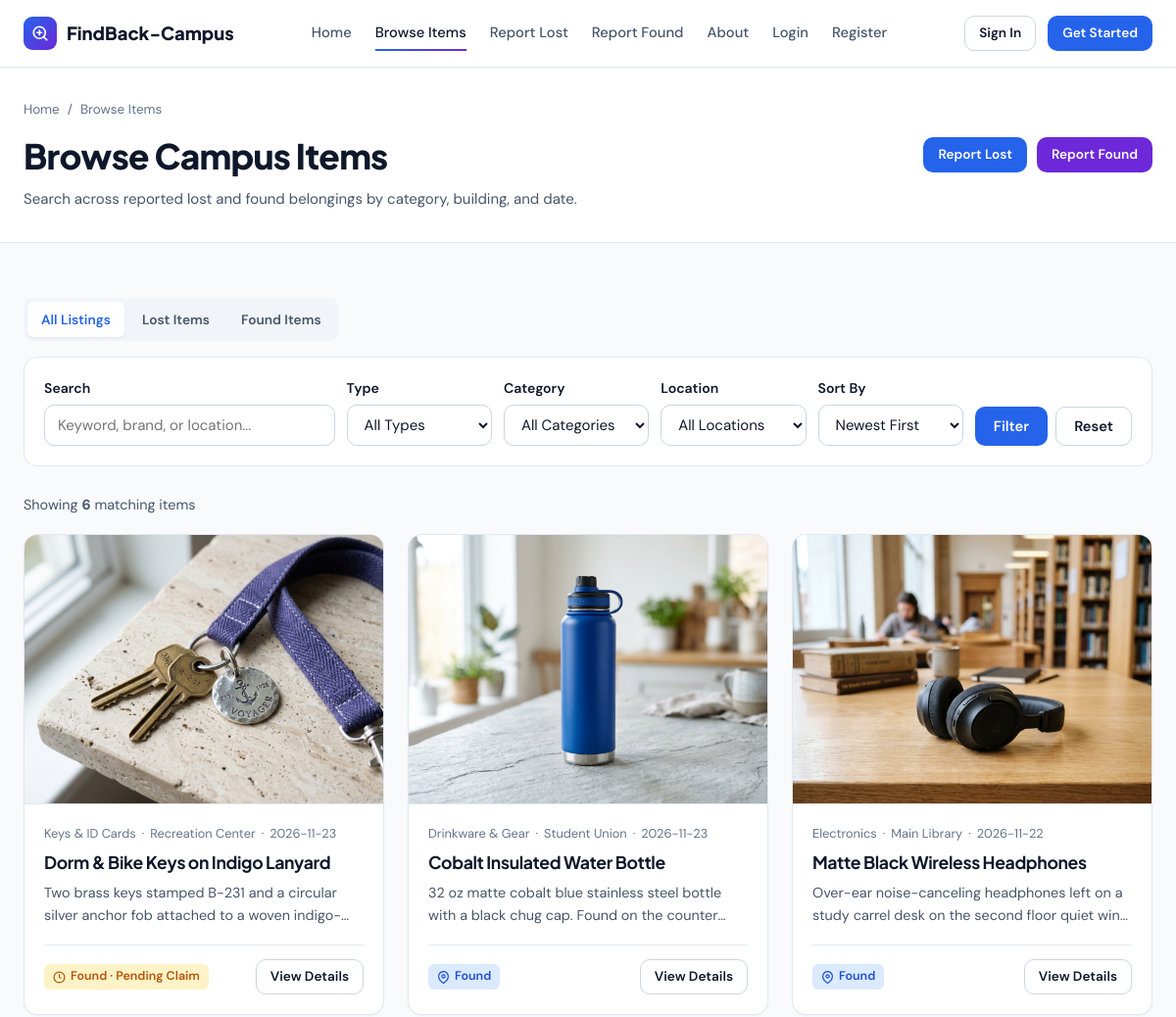
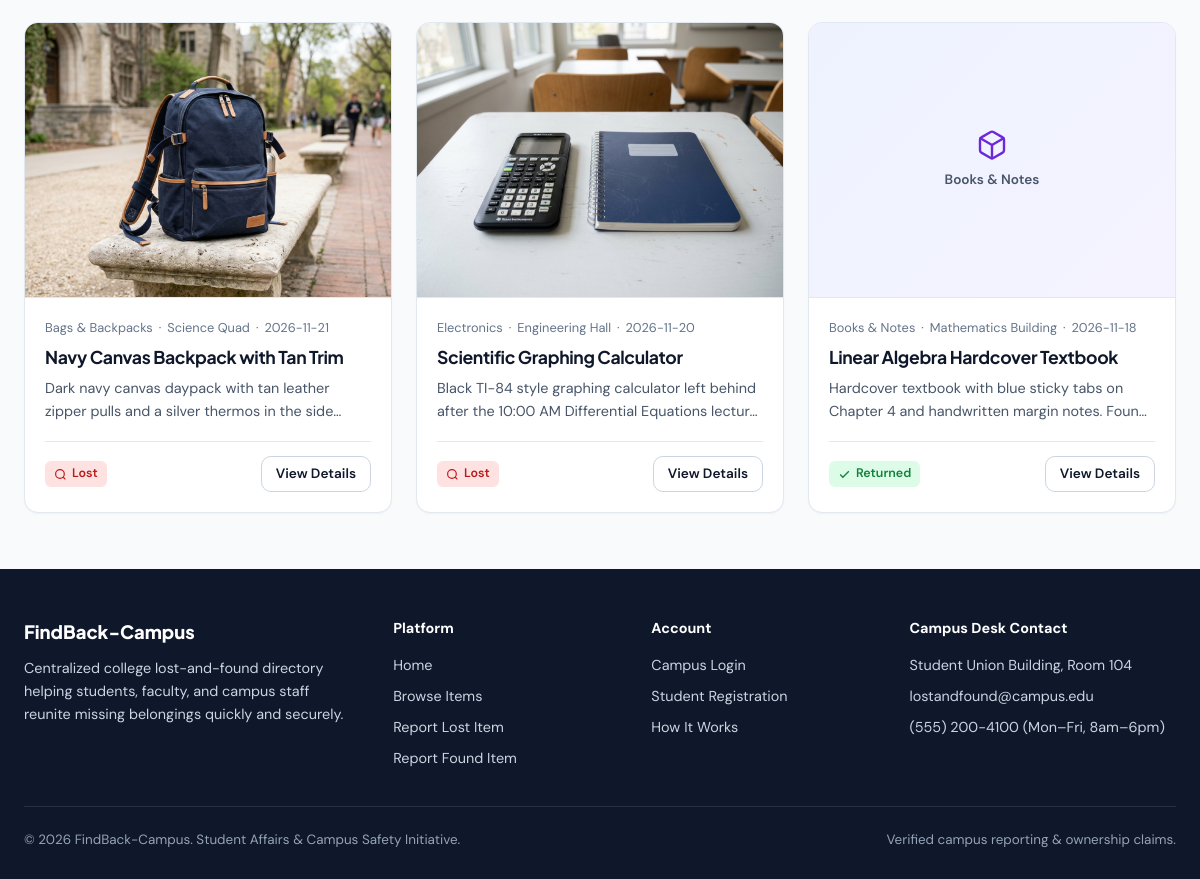
Screenshot of /browse with the database file from the repository (2 pictures, top to bottom).
### tables this page shows
CREATE TABLE Items (
            id INTEGER PRIMARY KEY AUTOINCREMENT,
            user_id INTEGER NOT NULL,
            item_name TEXT NOT NULL,
            category TEXT NOT NULL,
            description TEXT NOT NULL,
            location TEXT NOT NULL,
            item_date TEXT NOT NULL,
            contact_info TEXT NOT NULL DEFAULT '',
            image TEXT DEFAULT '',
            item_type TEXT NOT NULL CHECK(item_type IN ('Lost', 'Found')),
            status TEXT NOT NULL DEFAULT 'Active',
            created_at TEXT NOT NULL DEFAULT (datetime('now')),
            FOREIGN KEY (user_id) REFERENCES Users(id) ON DELETE CASCADE
        );

### app.py (the view)
@app.route("/browse")
def browse():
    db = get_db()
    q = request.args.get("q", "").strip()
    category = request.args.get("category", "All").strip()
    item_type = request.args.get("type", "All").strip()
    location = request.args.get("location", "All").strip()
    sort = request.args.get("sort", "newest").strip()
    query = """
        SELECT Items.*, Users.full_name AS reporter_name, Users.department AS reporter_department
        FROM Items
        JOIN Users ON Items.user_id = Users.id
        WHERE 1=1
    """
    params = []
    if q:
        like_q = f"%{q}%"
        query += " AND (Items.item_name LIKE ? OR Items.description LIKE ? OR Items.location LIKE ?)"
        params.extend([like_q, like_q, like_q])
    if category and category != "All":
        query += " AND Items.category = ?"
        params.append(category)
    if item_type in ("Lost", "Found"):
        query += " AND Items.item_type = ?"
        params.append(item_type)
    if location and location != "All":
        query += " AND Items.location = ?"
        params.append(location)
    if sort == "oldest":
        query += " ORDER BY Items.created_at ASC, Items.id ASC"
    else:
        sort = "newest"
        query += " ORDER BY Items.created_at DESC, Items.id DESC"
    items = db.execute(query, params).fetchall()
    db_locations = [
        row["location"]
        for row in db.execute("SELECT DISTINCT location FROM Items ORDER BY location ASC").fetchall()
    ]
    all_locations = sorted(set(CAMPUS_LOCATIONS) | set(db_locations))
    return render_template(
        "browse.html",
        items=items,
        all_locations=all_locations,
        filters={
            "q": q,
            "category": category,
            "type": item_type,
            "location": location,
            "sort": sort,
        },
    )

### app.py (called while the page is built, shortened)
def get_db():
    if "db" not in g:
        conn = sqlite3.connect(DB_PATH)
        conn.row_factory = sqlite3.Row
        conn.execute("PRAGMA foreign_keys = ON;")
        g.db = conn
    return g.db

@app.before_request
def csrf_protect():
    if request.method in ("POST", "PUT", "PATCH", "DELETE"):
        session_token = session.get("_csrf_token", "")
        form_token = request.form.get("csrf_token") or request.headers.get("X-CSRF-Token", "")
        if not session_token or not form_token or not hmac.compare_digest(session_token, form_token):
            flash("Your session form token expired. Please try submitting again.", "error")
            return redirect(request.referrer or url_for("index"))

@app.after_request
def adjust_session_cookie(response):
    is_https = (
        request.is_secure
        or request.headers.get("X-Forwarded-Proto", "").lower() == "https"
        or os.environ.get("APP_URL", "").startswith("https://")
    )
    if is_https:
        cookies = response.headers.getlist("Set-Cookie")
        updated = []
        changed = False
        if changed:
            del response.headers["Set-Cookie"]
            for cookie in updated:
                response.headers.add("Set-Cookie", cookie)
    return response

@app.context_processor
def inject_globals():
    user = None
    user_id = session.get("user_id")
    return {
        "current_user": user,
        "csrf_token": get_csrf_token,
        "categories": CATEGORIES,
        "campus_locations": CAMPUS_LOCATIONS,
        "departments": DEPARTMENTS,
        "study_years": STUDY_YEARS,
    }

### templates/browse.html (shortened to what this page needs)
{% extends "base.html" %}
{% block content %}
<section class="page-header">
  <div class="container page-header-inner">
    <div>
      <div class="breadcrumb">
        <a href="{{ url_for('index') }}">Home</a>
        <span aria-hidden="true">/</span>
        <span>Browse Items</span>
      </div>
      <h1 class="page-title">Browse Campus Items</h1>
      <p class="page-subtitle">Search across reported lost and found belongings by category, building, and date.</p>
    </div>
    <div style="display: flex; gap: 10px; flex-wrap: wrap;">
      <a href="{{ url_for('report_lost') }}" class="btn btn-primary btn-sm">Report Lost</a>
      <a href="{{ url_for('report_found') }}" class="btn btn-purple btn-sm">Report Found</a>
    </div>
  </div>
</section>
<section class="section">
  <div class="container">
    <div class="segmented-tabs" role="navigation" aria-label="Filter by report type">
      <a href="{{ url_for('browse', q=filters.q, category=filters.category, type='All', location=filters.location, sort=filters.sort) }}"
         class="segmented-tab {% if filters.type == 'All' %}active{% endif %}">All Listings</a>
      <a href="{{ url_for('browse', q=filters.q, category=filters.category, type='Lost', location=filters.location, sort=filters.sort) }}"
         class="segmented-tab {% if filters.type == 'Lost' %}active{% endif %}">Lost Items</a>
      <a href="{{ url_for('browse', q=filters.q, category=filters.category, type='Found', location=filters.location, sort=filters.sort) }}"
         class="segmented-tab {% if filters.type == 'Found' %}active{% endif %}">Found Items</a>
    </div>
    <form method="GET" action="{{ url_for('browse') }}" class="filter-panel">
      <div class="filter-grid">
        <div class="form-group">
          <label for="q" class="form-label">Search</label>
          <input type="text" id="q" name="q" class="form-control" value="{{ filters.q }}" placeholder="Keyword, brand, or location..." />
        </div>
        <div class="form-group">
          <label for="type" class="form-label">Type</label>
          <select id="type" name="type" class="form-control">
            <option value="All" {% if filters.type == 'All' %}selected{% endif %}>All Types</option>
          </select>
        </div>
        <div class="form-group">
          <label for="category" class="form-label">Category</label>
          <select id="category" name="category" class="form-control">
            <option value="All" {% if filters.category == 'All' %}selected{% endif %}>All Categories</option>
          </select>
        </div>
        <div class="form-group">
          <label for="location" class="form-label">Location</label>
          <select id="location" name="location" class="form-control">
            <option value="All" {% if filters.location == 'All' %}selected{% endif %}>All Locations</option>
          </select>
        </div>
        <div class="form-group">
          <label for="sort" class="form-label">Sort By</label>
          <select id="sort" name="sort" class="form-control">
            <option value="newest" {% if filters.sort == 'newest' %}selected{% endif %}>Newest First</option>
          </select>
        </div>
        <div style="display: flex; gap: 8px;">
          <button type="submit" class="btn btn-primary">Filter</button>
          <a href="{{ url_for('browse') }}" class="btn btn-secondary">Reset</a>
        </div>
      </div>
    </form>
    <div style="margin-bottom: 18px; font-size: 0.9rem; color: var(--text-secondary);">
      Showing <strong class="tabular-nums">{{ items|length }}</strong> matching item{% if items|length != 1 %}s{% endif %}
    </div>
    {% if items %}
      <div class="items-grid">
        {% for item in items %}
          <article class="item-card">
            <a href="{{ url_for('item_details', item_id=item.id) }}" class="item-media">
              {% if item.image %}
                <img src="{{ url_for('static', filename=item.image) }}" alt="{{ item.item_name }}" />
              {% else %}
                <div class="item-fallback">
                  <span>{{ item.category }}</span>
                </div>
              {% endif %}
            </a>
            <div class="item-body">
              <div class="item-meta-line">
                <span>{{ item.category }}</span>
                <span aria-hidden="true">&middot;</span>
                <span>{{ item.location }}</span>
                <span aria-hidden="true">&middot;</span>
                <span class="tabular-nums">{{ item.item_date }}</span>
              </div>
              <h2 class="item-title">
                <a href="{{ url_for('item_details', item_id=item.id) }}">{{ item.item_name }}</a>
              </h2>
              <p class="item-desc">{{ item.description }}</p>
              <div class="item-footer">
                {% if item.status == 'Returned' %}
                  <span class="status-label status-returned">
                    <svg width="13" height="13" viewBox="0 0 24 24" fill="none" stroke="currentColor" stroke-width="2.4" aria-hidden="true"><polyline points="20 6 9 17 4 12"></polyline></svg>
                    Returned
                  </span>
                {% elif item.status == 'Pending Claim' or item.status == 'Claim Approved' %}
                  <span class="status-label status-pending">
                    <svg width="13" height="13" viewBox="0 0 24 24" fill="none" stroke="currentColor" stroke-width="2.2" aria-hidden="true"><circle cx="12" cy="12" r="10"></circle><polyline points="12 6 12 12 16 14"></polyline></svg>
                    {{ item.item_type }} &middot; {{ item.status }}
                  </span>
                {% elif item.item_type == 'Lost' %}
                  <span class="status-label status-lost">
                    <svg width="13" height="13" viewBox="0 0 24 24" fill="none" stroke="currentColor" stroke-width="2.2" aria-hidden="true"><circle cx="11" cy="11" r="8"></circle><line x1="21" y1="21" x2="16.65" y2="16.65"></line></svg>
                    Lost
                  </span>
                {% else %}
                  <span class="status-label status-found">
                    <svg width="13" height="13" viewBox="0 0 24 24" fill="none" stroke="currentColor" stroke-width="2.2" aria-hidden="true"><path d="M21 10c0 7-9 13-9 13s-9-6-9-13a9 9 0 0 1 18 0z"></path><circle cx="12" cy="10" r="3"></circle></svg>
                    Found
                  </span>
                {% endif %}
                <a href="{{ url_for('item_details', item_id=item.id) }}" class="btn btn-secondary btn-sm">View Details</a>
              </div>
            </div>
          </article>
        {% endfor %}
      </div>
    {% endif %}
  </div>
</section>
{% endblock %}

### rows the page displays
Items: image (picture), category "Keys & ID Cards", location "Recreation Center", item_date "2026-11-23", item_name "Dorm & Bike Keys on Indigo Lanyard", description "Two brass keys stamped B-231 and a circular silver anchor fob attached to a…", item_type "Found", status "Pending Claim"
Items: image (picture), category "Drinkware & Gear", location "Student Union", item_date "2026-11-23", item_name "Cobalt Insulated Water Bottle", description "32 oz matte cobalt blue stainless steel bottle with a black chug cap. Found on the…", status "Active" (drawn)
Items: image (picture), category "Electronics", location "Main Library", item_date "2026-11-22", item_name "Matte Black Wireless Headphones", description "Over-ear noise-canceling headphones left on a study carrel desk on the second floor quiet…", status "Active" (drawn)
Items: image (picture), category "Bags & Backpacks", location "Science Quad", item_date "2026-11-21", item_name "Navy Canvas Backpack with Tan Trim", description "Dark navy canvas daypack with tan leather zipper pulls and a silver thermos in the…", status "Active" (drawn)
Items: image (picture), category "Electronics", location "Engineering Hall", item_date "2026-11-20", item_name "Scientific Graphing Calculator", description "Black TI-84 style graphing calculator left behind after the 10:00 AM Differential Equations…", status "Active" (drawn)
Items: category "Books & Notes", location "Mathematics Building", item_date "2026-11-18", item_name "Linear Algebra Hardcover Textbook", description "Hardcover textbook with blue sticky tabs on Chapter 4 and handwritten margin notes.…", status "Returned" (drawn)

### other values shown
{{ items|length }} "6"
